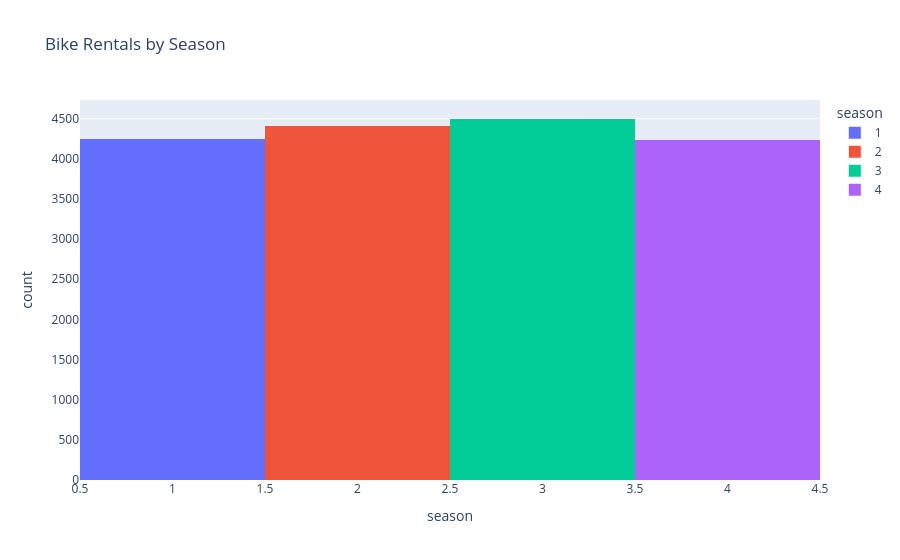

The notebook cell saved with this chart:
### Code cell
# display bike rentals by season in a bar chart
fig = px.histogram(
    df,
    x='season',
    color='season',  # colour bars by season
    title='Bike Rentals by Season'
)
fig.show()

### Figure 1 — Plotly figure (JSON) as saved in the notebook; plotly's stock layout.template omitted (floating-point values rounded to 4 significant figures; data arrays with more than 128 entries replaced by an {"elided": "..."} marker saying what was removed)
{"data": [{"bingroup": "x", "hovertemplate": "season=%{x}<br>count=%{y}<extra></extra>", "legendgroup": "1", "marker": {"color": "#636efa", "pattern": {"shape": ""}}, "name": "1", "orientation": "v", "showlegend": true, "type": "histogram", "x": {"elided": "4242 int values"}, "xaxis": "x", "yaxis": "y"}, {"bingroup": "x", "hovertemplate": "season=%{x}<br>count=%{y}<extra></extra>", "legendgroup": "2", "marker": {"color": "#EF553B", "pattern": {"shape": ""}}, "name": "2", "orientation": "v", "showlegend": true, "type": "histogram", "x": {"elided": "4409 int values"}, "xaxis": "x", "yaxis": "y"}, {"bingroup": "x", "hovertemplate": "season=%{x}<br>count=%{y}<extra></extra>", "legendgroup": "3", "marker": {"color": "#00cc96", "pattern": {"shape": ""}}, "name": "3", "orientation": "v", "showlegend": true, "type": "histogram", "x": {"elided": "4496 int values"}, "xaxis": "x", "yaxis": "y"}, {"bingroup": "x", "hovertemplate": "season=%{x}<br>count=%{y}<extra></extra>", "legendgroup": "4", "marker": {"color": "#ab63fa", "pattern": {"shape": ""}}, "name": "4", "orientation": "v", "showlegend": true, "type": "histogram", "x": {"elided": "4232 int values"}, "xaxis": "x", "yaxis": "y"}], "layout": {"barmode": "relative", "legend": {"title": {"text": "season"}, "tracegroupgap": 0}, "title": {"text": "Bike Rentals by Season"}, "xaxis": {"anchor": "y", "categoryarray": [1, 2, 3, 4], "categoryorder": "array", "domain": [0, 1], "title": {"text": "season"}}, "yaxis": {"anchor": "x", "domain": [0, 1], "title": {"text": "count"}}}}
